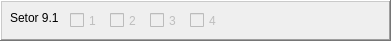
      <widget class="QFrame" name="frame_34">
       <property name="geometry">
        <rect>
         <x>450</x>
         <y>410</y>
         <width>391</width>
         <height>41</height>
        </rect>
       </property>
       <property name="frameShape">
        <enum>QFrame::WinPanel</enum>
       </property>
       <property name="frameShadow">
        <enum>QFrame::Raised</enum>
       </property>
       <widget class="QCheckBox" name="cb911">
        <property name="enabled">
         <bool>false</bool>
        </property>
        <property name="geometry">
         <rect>
          <x>70</x>
          <y>10</y>
          <width>41</width>
          <height>21</height>
         </rect>
        </property>
        <property name="text">
         <string>1</string>
        </property>
       </widget>
       <widget class="QCheckBox" name="cb912">
        <property name="enabled">
         <bool>false</bool>
        </property>
        <property name="geometry">
         <rect>
          <x>110</x>
          <y>10</y>
          <width>41</width>
          <height>21</height>
         </rect>
        </property>
        <property name="text">
         <string>2</string>
        </property>
       </widget>
       <widget class="QLabel" name="label_40">
        <property name="geometry">
         <rect>
          <x>10</x>
          <y>10</y>
          <width>58</width>
          <height>16</height>
         </rect>
        </property>
        <property name="text">
         <string>Setor 9.1</string>
        </property>
       </widget>
       <widget class="QCheckBox" name="cb913">
        <property name="enabled">
         <bool>false</bool>
        </property>
        <property name="geometry">
         <rect>
          <x>150</x>
          <y>10</y>
          <width>41</width>
          <height>21</height>
         </rect>
        </property>
        <property name="text">
         <string>3</string>
        </property>
       </widget>
       <widget class="QCheckBox" name="cb914">
        <property name="enabled">
         <bool>false</bool>
        </property>
        <property name="geometry">
         <rect>
          <x>190</x>
          <y>10</y>
          <width>41</width>
          <height>21</height>
         </rect>
        </property>
        <property name="text">
         <string>4</string>
        </property>
       </widget>
       <widget class="QFrame" name="frame_35">
        <property name="geometry">
         <rect>
          <x>460</x>
          <y>0</y>
          <width>391</width>
          <height>41</height>
         </rect>
        </property>
        <property name="frameShape">
         <enum>QFrame::WinPanel</enum>
        </property>
        <property name="frameShadow">
         <enum>QFrame::Raised</enum>
        </property>
        <widget class="QCheckBox" name="checkBox_281">
         <property name="geometry">
          <rect>
           <x>70</x>
           <y>10</y>
           <width>41</width>
           <height>21</height>
          </rect>
         </property>
         <property name="text">
          <string>1</string>
         </property>
        </widget>
        <widget class="QCheckBox" name="checkBox_282">
         <property name="geometry">
          <rect>
           <x>110</x>
           <y>10</y>
           <width>41</width>
           <height>21</height>
          </rect>
         </property>
         <property name="text">
          <string>2</string>
         </property>
        </widget>
        <widget class="QLabel" name="label_41">
         <property name="geometry">
          <rect>
           <x>10</x>
           <y>10</y>
           <width>58</width>
           <height>16</height>
          </rect>
         </property>
         <property name="text">
          <string>Setor 1.1</string>
         </property>
        </widget>
        <widget class="QCheckBox" name="checkBox_283">
         <property name="geometry">
          <rect>
           <x>150</x>
           <y>10</y>
           <width>41</width>
           <height>21</height>
          </rect>
         </property>
         <property name="text">
          <string>3</string>
         </property>
        </widget>
        <widget class="QCheckBox" name="checkBox_284">
         <property name="geometry">
          <rect>
           <x>190</x>
           <y>10</y>
           <width>41</width>
           <height>21</height>
          </rect>
         </property>
         <property name="text">
          <string>4</string>
         </property>
        </widget>
        <widget class="QCheckBox" name="checkBox_285">
         <property name="geometry">
          <rect>
           <x>230</x>
           <y>10</y>
           <width>41</width>
           <height>21</height>
          </rect>
         </property>
         <property name="text">
          <string>5</string>
         </property>
        </widget>
        <widget class="QCheckBox" name="checkBox_286">
         <property name="geometry">
          <rect>
           <x>270</x>
           <y>10</y>
           <width>41</width>
           <height>21</height>
          </rect>
         </property>
         <property name="text">
          <string>6</string>
         </property>
        </widget>
        <widget class="QCheckBox" name="checkBox_287">
         <property name="geometry">
          <rect>
           <x>310</x>
           <y>10</y>
           <width>41</width>
           <height>21</height>
          </rect>
         </property>
         <property name="text">
          <string>7</string>
         </property>
        </widget>
        <widget class="QCheckBox" name="checkBox_288">
         <property name="geometry">
          <rect>
           <x>350</x>
           <y>10</y>
           <width>41</width>
           <height>21</height>
          </rect>
         </property>
         <property name="text">
          <string>8</string>
         </property>
        </widget>
       </widget>
      </widget>
